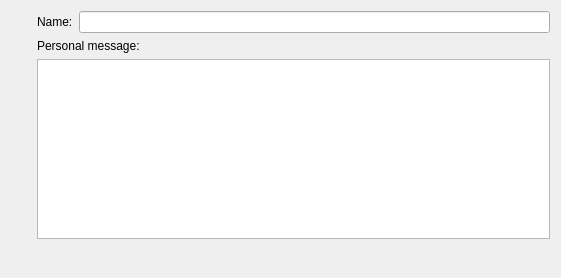
<?xml version="1.0" encoding="UTF-8"?>
<ui version="4.0">
 <class>FacebookInfo</class>
 <widget class="QWidget" name="FacebookInfo">
  <property name="geometry">
   <rect>
    <x>0</x>
    <y>0</y>
    <width>561</width>
    <height>278</height>
   </rect>
  </property>
  <layout class="QGridLayout" name="gridLayout">
   <item row="0" column="0">
    <layout class="QHBoxLayout" name="horizontalLayout">
     <item>
      <layout class="QVBoxLayout" name="verticalLayout_3">
       <item>
        <widget class="QLabel" name="m_photo">
         <property name="text">
          <string/>
         </property>
        </widget>
       </item>
       <item>
        <spacer name="verticalSpacer">
         <property name="orientation">
          <enum>Qt::Vertical</enum>
         </property>
         <property name="sizeHint" stdset="0">
          <size>
           <width>20</width>
           <height>40</height>
          </size>
         </property>
        </spacer>
       </item>
      </layout>
     </item>
     <item>
      <layout class="QVBoxLayout" name="verticalLayout_2">
       <item>
        <layout class="QHBoxLayout" name="horizontalLayout_2">
         <item>
          <widget class="QLabel" name="TextLabel2_2_2">
           <property name="sizePolicy">
            <sizepolicy hsizetype="Maximum" vsizetype="Maximum">
             <horstretch>0</horstretch>
             <verstretch>0</verstretch>
            </sizepolicy>
           </property>
           <property name="text">
            <string>Name:</string>
           </property>
          </widget>
         </item>
         <item>
          <widget class="QLineEdit" name="m_displayName">
           <property name="readOnly">
            <bool>true</bool>
           </property>
          </widget>
         </item>
        </layout>
       </item>
       <item>
        <layout class="QVBoxLayout" name="verticalLayout">
         <item>
          <widget class="QLabel" name="textLabel1">
           <property name="text">
            <string>Personal message:</string>
           </property>
          </widget>
         </item>
         <item>
          <widget class="QPlainTextEdit" name="m_personalMessage"/>
         </item>
        </layout>
       </item>
      </layout>
     </item>
    </layout>
   </item>
   <item row="1" column="0">
    <spacer>
     <property name="orientation">
      <enum>Qt::Vertical</enum>
     </property>
     <property name="sizeType">
      <enum>QSizePolicy::Expanding</enum>
     </property>
     <property name="sizeHint" stdset="0">
      <size>
       <width>20</width>
       <height>40</height>
      </size>
     </property>
    </spacer>
   </item>
  </layout>
 </widget>
 <tabstops>
  <tabstop>m_displayName</tabstop>
 </tabstops>
 <resources/>
 <connections/>
</ui>
